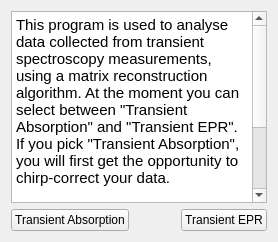
      <widget class="QWidget" name="Experiment">
       <layout class="QGridLayout" name="gridLayout_19">
        <item row="1" column="0">
         <widget class="QPushButton" name="Exp_TA">
          <property name="text">
           <string>Transient Absorption</string>
          </property>
         </widget>
        </item>
        <item row="0" column="0" colspan="3">
         <widget class="QTextBrowser" name="Exp_Introduction">
          <property name="html">
           <string>&lt;!DOCTYPE HTML PUBLIC &quot;-//W3C//DTD HTML 4.0//EN&quot; &quot;http://www.w3.org/TR/REC-html40/strict.dtd&quot;&gt;
&lt;html&gt;&lt;head&gt;&lt;meta name=&quot;qrichtext&quot; content=&quot;1&quot; /&gt;&lt;style type=&quot;text/css&quot;&gt;
p, li { white-space: pre-wrap; }
&lt;/style&gt;&lt;/head&gt;&lt;body style=&quot; font-family:'Sans Serif'; font-size:9pt; font-weight:400; font-style:normal;&quot;&gt;
&lt;p style=&quot; margin-top:0px; margin-bottom:0px; margin-left:0px; margin-right:0px; -qt-block-indent:0; text-indent:0px;&quot;&gt;&lt;span style=&quot; font-family:'MS Shell Dlg 2'; font-size:11pt;&quot;&gt;This program is used to analyse data collected from transient spectroscopy measurements, using a matrix reconstruction algorithm. At the moment you can select between &amp;quot;Transient Absorption&amp;quot; and &amp;quot;Transient EPR&amp;quot;. If you pick &amp;quot;Transient Absorption&amp;quot;, you will first get the opportunity to chirp-correct your data. &lt;/span&gt;&lt;/p&gt;
&lt;p style=&quot;-qt-paragraph-type:empty; margin-top:12px; margin-bottom:12px; margin-left:0px; margin-right:0px; -qt-block-indent:0; text-indent:0px; font-family:'MS Shell Dlg 2'; font-size:11pt;&quot;&gt;&lt;br /&gt;&lt;/p&gt;
&lt;p style=&quot; margin-top:12px; margin-bottom:12px; margin-left:0px; margin-right:0px; -qt-block-indent:0; text-indent:0px;&quot;&gt;&lt;span style=&quot; font-family:'MS Shell Dlg 2'; font-size:11pt;&quot;&gt;If you encounter any problems or have suggestions, feel free to email me:&lt;/span&gt;&lt;/p&gt;
&lt;p style=&quot; margin-top:12px; margin-bottom:12px; margin-left:0px; margin-right:0px; -qt-block-indent:0; text-indent:0px;&quot;&gt;&lt;span style=&quot; font-family:'MS Shell Dlg 2'; font-size:11pt;&quot;&gt;lucas.traenkle@gmx.net&lt;/span&gt;&lt;/p&gt;&lt;/body&gt;&lt;/html&gt;</string>
          </property>
         </widget>
        </item>
        <item row="1" column="2">
         <widget class="QPushButton" name="Exp_trEPR">
          <property name="text">
           <string>Transient EPR</string>
          </property>
         </widget>
        </item>
       </layout>
      </widget>
